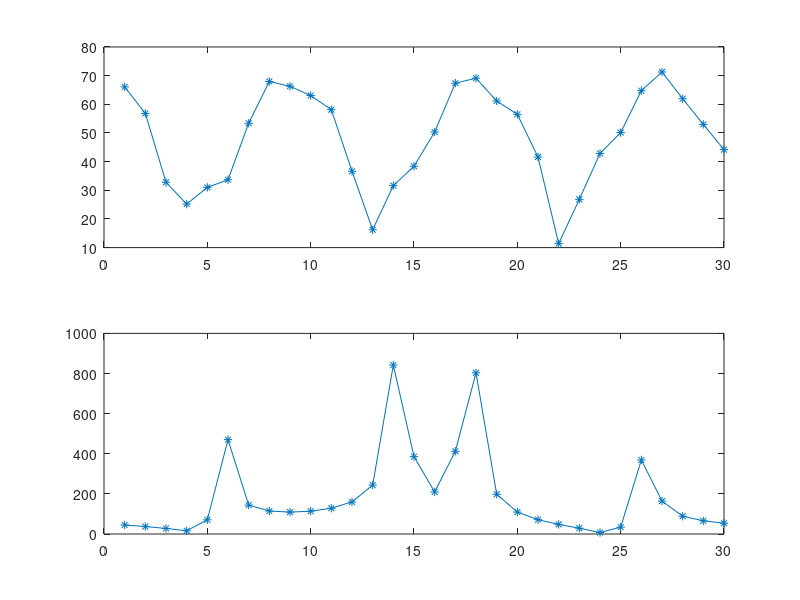
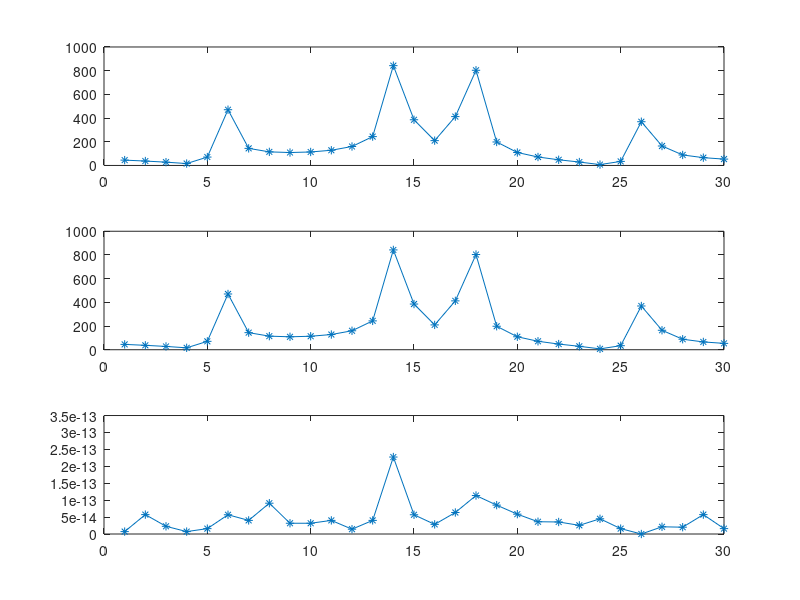
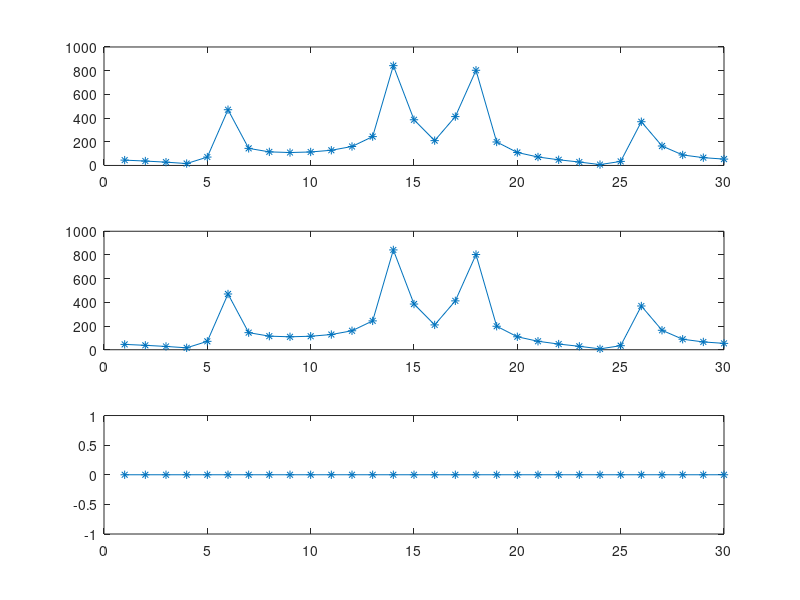
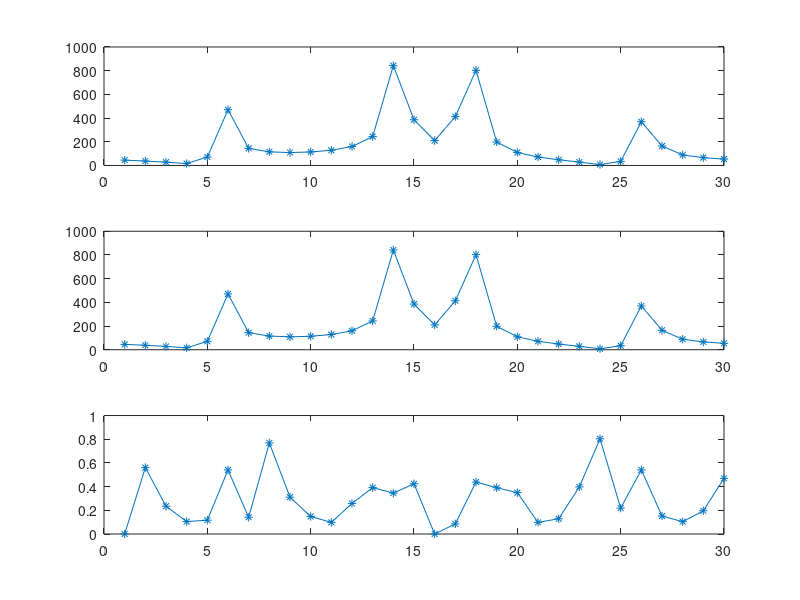

Source code (MATLAB) for these figures, in order: (Note: this script raises an error after producing the figures.)
N = 30;

dft2 = dftmtx(2);
dft15 = dftmtx(15);

t = complex(65*cos(2*pi*(1:N)/1.8),-30*sin(2*pi*(1:N)/6.3));

f_matlab = fft(t);

figure; 
subplot(2,1,1); plot(abs(t),'-*'); 
subplot(2,1,2); plot(abs(f_matlab),'-*');

%%
f1 = zeros(2,15);
f1(:,1) = dft2 * [t(0+1); t(15+1);];
f1(:,2) = dft2 * [t(16+1); t(1+1);];
f1(:,3) = dft2 * [t(2+1); t(17+1);];
f1(:,4) = dft2 * [t(18+1); t(3+1);];
f1(:,5) = dft2 * [t(4+1); t(19+1);];
f1(:,6) = dft2 * [t(20+1); t(5+1);];
f1(:,7) = dft2 * [t(6+1); t(21+1);];
f1(:,8) = dft2 * [t(22+1); t(7+1);];
f1(:,9) = dft2 * [t(8+1); t(23+1);];
f1(:,10) = dft2 * [t(24+1); t(9+1);];
f1(:,11) = dft2 * [t(10+1); t(25+1);];
f1(:,12) = dft2 * [t(26+1); t(11+1);];
f1(:,13) = dft2 * [t(12+1); t(27+1);];
f1(:,14) = dft2 * [t(28+1); t(13+1);];
f1(:,15) = dft2 * [t(14+1); t(29+1);];

f2 = zeros(2,15);
f2(1,:) = dft15 * f1(1,:).';
f2(2,:) = dft15 * f1(2,:).';

f3 = [ ...
    f2(1,1) f2(2,9) f2(1,2) f2(2,10) f2(1,3) f2(2,11) ...
    f2(1,4) f2(2,12) f2(1,5) f2(2,13) f2(1,6) f2(2,14) ...
    f2(1,7) f2(2,15) f2(1,8) f2(2,1) f2(1,9) f2(2,2) ...
    f2(1,10) f2(2,3) f2(1,11) f2(2,4) f2(1,12) f2(2,5) ...
    f2(1,13) f2(2,6) f2(1,14) f2(2,7) f2(1,15) f2(2,8) ];

figure; 
subplot(3,1,1); plot(abs(f3),'-*'); 
subplot(3,1,2); plot(abs(f_matlab),'-*');
subplot(3,1,3); plot(abs(f3-f_matlab),'-*');

%%
f12 = zeros(2, 15);
f12(1,:) = (dft15 * ([ ...
    t(0+1)+t(15+1); t(16+1)+t(1+1); t(2+1)+t(17+1); ...
    t(18+1)+t(3+1); t(4+1)+t(19+1); t(20+1)+t(5+1); ...
    t(6+1)+t(21+1); t(22+1)+t(7+1); t(8+1)+t(23+1); ...
    t(24+1)+t(9+1); t(10+1)+t(25+1); t(26+1)+t(11+1); ...
    t(12+1)+t(27+1); t(28+1)+t(13+1); t(14+1)+t(29+1); ...
    ]));
f12(2,:) = (dft15 * ([ ...
    t(0+1)-t(15+1); t(16+1)-t(1+1); t(2+1)-t(17+1); ...
    t(18+1)-t(3+1); t(4+1)-t(19+1); t(20+1)-t(5+1); ...
    t(6+1)-t(21+1); t(22+1)-t(7+1); t(8+1)-t(23+1); ...
    t(24+1)-t(9+1); t(10+1)-t(25+1); t(26+1)-t(11+1); ...
    t(12+1)-t(27+1); t(28+1)-t(13+1); t(14+1)-t(29+1); ...
    ]));
f13 = [ ...
    f12(1,1) f12(2,9) f12(1,2) f12(2,10) f12(1,3) f12(2,11) ...
    f12(1,4) f12(2,12) f12(1,5) f12(2,13) f12(1,6) f12(2,14) ...
    f12(1,7) f12(2,15) f12(1,8) f12(2,1) f12(1,9) f12(2,2) ...
    f12(1,10) f12(2,3) f12(1,11) f12(2,4) f12(1,12) f12(2,5) ...
    f12(1,13) f12(2,6) f12(1,14) f12(2,7) f12(1,15) f12(2,8) ];
figure; 
subplot(3,1,1); plot(abs(f3),'-*'); 
subplot(3,1,2); plot(abs(f13),'-*');
subplot(3,1,3); plot(abs(f3-f13),'-*');

%%

dft15_real = [ ...
256 256 256 256 256 256 256 256 256 256 256 256 256 256 256 ; ... 
256 234 171 79 -27 -128 -207 -250 -250 -207 -128 -27 79 171 234 ; ... 
256 171 -27 -207 -250 -128 79 234 234 79 -128 -250 -207 -27 171 ; ... 
256 79 -207 -207 79 256 79 -207 -207 79 256 79 -207 -207 79 ; ... 
256 -27 -250 79 234 -128 -207 171 171 -207 -128 234 79 -250 -27 ; ... 
256 -128 -128 256 -128 -128 256 -128 -128 256 -128 -128 256 -128 -128 ; ... 
256 -207 79 79 -207 256 -207 79 79 -207 256 -207 79 79 -207 ; ... 
256 -250 234 -207 171 -128 79 -27 -27 79 -128 171 -207 234 -250 ; ... 
256 -250 234 -207 171 -128 79 -27 -27 79 -128 171 -207 234 -250 ; ... 
256 -207 79 79 -207 256 -207 79 79 -207 256 -207 79 79 -207 ; ... 
256 -128 -128 256 -128 -128 256 -128 -128 256 -128 -128 256 -128 -128 ; ... 
256 -27 -250 79 234 -128 -207 171 171 -207 -128 234 79 -250 -27 ; ... 
256 79 -207 -207 79 256 79 -207 -207 79 256 79 -207 -207 79 ; ... 
256 171 -27 -207 -250 -128 79 234 234 79 -128 -250 -207 -27 171 ; ... 
256 234 171 79 -27 -128 -207 -250 -250 -207 -128 -27 79 171 234 ; ... 
];
dft15_imag = [ ...
0 0 0 0 0 0 0 0 0 0 0 0 0 0 0 ; ... 
0 -104 -190 -243 -255 -222 -150 -53 53 150 222 255 243 190 104 ; ... 
0 -190 -255 -150 53 222 243 104 -104 -243 -222 -53 150 255 190 ; ... 
0 -243 -150 150 243 0 -243 -150 150 243 0 -243 -150 150 243 ; ... 
0 -255 53 243 -104 -222 150 190 -190 -150 222 104 -243 -53 255 ; ... 
0 -222 222 0 -222 222 0 -222 222 0 -222 222 0 -222 222 ; ... 
0 -150 243 -243 150 0 -150 243 -243 150 0 -150 243 -243 150 ; ... 
0 -53 104 -150 190 -222 243 -255 255 -243 222 -190 150 -104 53 ; ... 
0 53 -104 150 -190 222 -243 255 -255 243 -222 190 -150 104 -53 ; ... 
0 150 -243 243 -150 0 150 -243 243 -150 0 150 -243 243 -150 ; ... 
0 222 -222 0 222 -222 0 222 -222 0 222 -222 0 222 -222 ; ... 
0 255 -53 -243 104 222 -150 -190 190 150 -222 -104 243 53 -255 ; ... 
0 243 150 -150 -243 0 243 150 -150 -243 0 243 150 -150 -243 ; ... 
0 190 255 150 -53 -222 -243 -104 104 243 222 53 -150 -255 -190 ; ... 
0 104 190 243 255 222 150 53 -53 -150 -222 -255 -243 -190 -104 ; ... 
];
dft15_int8 = complex(dft15_real, dft15_imag);
f22 = zeros(2, 15);
f22(1,:) = (double(dft15_int8) * ([ ...
    t(0+1)+t(15+1); t(16+1)+t(1+1); t(2+1)+t(17+1); ...
    t(18+1)+t(3+1); t(4+1)+t(19+1); t(20+1)+t(5+1); ...
    t(6+1)+t(21+1); t(22+1)+t(7+1); t(8+1)+t(23+1); ...
    t(24+1)+t(9+1); t(10+1)+t(25+1); t(26+1)+t(11+1); ...
    t(12+1)+t(27+1); t(28+1)+t(13+1); t(14+1)+t(29+1); ...
    ]))/256;
f22(2,:) = (double(dft15_int8) * ([ ...
    t(0+1)-t(15+1); t(16+1)-t(1+1); t(2+1)-t(17+1); ...
    t(18+1)-t(3+1); t(4+1)-t(19+1); t(20+1)-t(5+1); ...
    t(6+1)-t(21+1); t(22+1)-t(7+1); t(8+1)-t(23+1); ...
    t(24+1)-t(9+1); t(10+1)-t(25+1); t(26+1)-t(11+1); ...
    t(12+1)-t(27+1); t(28+1)-t(13+1); t(14+1)-t(29+1); ...
    ]))/256;
f23 = [ ...
    f22(1,1) f22(2,9) f22(1,2) f22(2,10) f22(1,3) f22(2,11) ...
    f22(1,4) f22(2,12) f22(1,5) f22(2,13) f22(1,6) f22(2,14) ...
    f22(1,7) f22(2,15) f22(1,8) f22(2,1) f22(1,9) f22(2,2) ...
    f22(1,10) f22(2,3) f22(1,11) f22(2,4) f22(1,12) f22(2,5) ...
    f22(1,13) f22(2,6) f22(1,14) f22(2,7) f22(1,15) f22(2,8)];
figure; 
subplot(3,1,1); plot(abs(f3),'-*'); 
subplot(3,1,2); plot(abs(f23),'-*');
subplot(3,1,3); plot(abs(f3-f23),'-*');

%%
f31 = ([ ...
    t(0+1)+t(15+1); t(16+1)+t(1+1); t(2+1)+t(17+1); ...
    t(18+1)+t(3+1); t(4+1)+t(19+1); t(20+1)+t(5+1); ...
    t(6+1)+t(21+1); t(22+1)+t(7+1); t(8+1)+t(23+1); ...
    t(24+1)+t(9+1); t(10+1)+t(25+1); t(26+1)+t(11+1); ...
    t(12+1)+t(27+1); t(28+1)+t(13+1); t(14+1)+t(29+1); ...
    ]);
f32 = ([ ...
    t(0+1)-t(15+1); t(16+1)-t(1+1); t(2+1)-t(17+1); ...
    t(18+1)-t(3+1); t(4+1)-t(19+1); t(20+1)-t(5+1); ...
    t(6+1)-t(21+1); t(22+1)-t(7+1); t(8+1)-t(23+1); ...
    t(24+1)-t(9+1); t(10+1)-t(25+1); t(26+1)-t(11+1); ...
    t(12+1)-t(27+1); t(28+1)-t(13+1); t(14+1)-t(29+1); ...
    ]);
f33 = zeros(1,30);
f33(1) = dft15_int8(1,:)/256 * f31;
f33(2) = dft15_int8(9,:)/256 * f32;
f33(3) = dft15_int8(2,:)/256 * f31;
f33(4) = dft15_int8(10,:)/256 * f32;
f33(5) = dft15_int8(3,:)/256 * f31;
f33(6) = dft15_int8(11,:)/256 * f32;
f33(7) = dft15_int8(4,:)/256 * f31;
f33(8) = dft15_int8(12,:)/256 * f32;
f33(9) = dft15_int8(5,:)/256 * f31;
f33(10) = dft15_int8(13,:)/256 * f32;
f33(11) = dft15_int8(6,:)/256 * f31;
f33(12) = dft15_int8(14,:)/256 * f32;
f33(13) = dft15_int8(7,:)/256 * f31;
f33(14) = dft15_int8(15,:)/256 * f32;
f33(15) = dft15_int8(8,:)/256 * f31;
f33(16) = dft15_int8(1,:)/256 * f32;
f33(17) = dft15_int8(9,:)/256 * f31;
f33(18) = dft15_int8(2,:)/256 * f32;
f33(19) = dft15_int8(10,:)/256 * f31;
f33(20) = dft15_int8(3,:)/256 * f32;
f33(21) = dft15_int8(11,:)/256 * f31;
f33(22) = dft15_int8(4,:)/256 * f32;
f33(23) = dft15_int8(12,:)/256 * f31;
f33(24) = dft15_int8(5,:)/256 * f32;
f33(25) = dft15_int8(13,:)/256 * f31;
f33(26) = dft15_int8(6,:)/256 * f32;
f33(27) = dft15_int8(14,:)/256 * f31;
f33(28) = dft15_int8(7,:)/256 * f32;
f33(29) = dft15_int8(15,:)/256 * f31;
f33(30) = dft15_int8(8,:)/256 * f32;

figure; 
subplot(3,1,1); plot(abs(f3),'-*'); 
subplot(3,1,2); plot(abs(f33),'-*');
subplot(3,1,3); plot(abs(f3-f33),'-*');
%%
dft15_reordered = int16(zeros(30,15));
dft15_reordered(1,:) = int16(dft15_int8(1,:));
dft15_reordered(2,:) = int16(dft15_int8(9,:));
dft15_reordered(3,:) = int16(dft15_int8(2,:));
dft15_reordered(4,:) = int16(dft15_int8(10,:));
dft15_reordered(5,:) = int16(dft15_int8(3,:));
dft15_reordered(6,:) = int16(dft15_int8(11,:));
dft15_reordered(7,:) = int16(dft15_int8(4,:));
dft15_reordered(8,:) = int16(dft15_int8(12,:));
dft15_reordered(9,:) = int16(dft15_int8(5,:));
dft15_reordered(10,:) = int16(dft15_int8(13,:));
dft15_reordered(11,:) = int16(dft15_int8(6,:));
dft15_reordered(12,:) = int16(dft15_int8(14,:));
dft15_reordered(13,:) = int16(dft15_int8(7,:));
dft15_reordered(14,:) = int16(dft15_int8(15,:));
dft15_reordered(15,:) = int16(dft15_int8(8,:));
dft15_reordered(16,:) = int16(dft15_int8(1,:));
dft15_reordered(17,:) = int16(dft15_int8(9,:));
dft15_reordered(18,:) = int16(dft15_int8(2,:));
dft15_reordered(19,:) = int16(dft15_int8(10,:));
dft15_reordered(20,:) = int16(dft15_int8(3,:));
dft15_reordered(21,:) = int16(dft15_int8(11,:));
dft15_reordered(22,:) = int16(dft15_int8(4,:));
dft15_reordered(23,:) = int16(dft15_int8(12,:));
dft15_reordered(24,:) = int16(dft15_int8(5,:));
dft15_reordered(25,:) = int16(dft15_int8(13,:));
dft15_reordered(26,:) = int16(dft15_int8(6,:));
dft15_reordered(27,:) = int16(dft15_int8(14,:));
dft15_reordered(28,:) = int16(dft15_int8(7,:));
dft15_reordered(29,:) = int16(dft15_int8(15,:));
dft15_reordered(30,:) = int16(dft15_int8(8,:));

dft15_index = ...
  [1 1 1 1 1 1 1 1 1 1 1 1 1 1 1;
   1 2 3 4 5 6 7 8 9 10 11 12 13 14 15;
   1 3 5 7 9 11 13 15 2 4 6 8 10 12 14;
   1 4 7 10 13 1 4 7 10 13 1 4 7 10 13;
   1 5 9 13 2 6 10 14 3 7 11 15 4 8 12;
   1 6 11 1 6 11 1 6 11 1 6 11 1 6 11;
   1 7 13 4 10 1 7 13 4 10 1 7 13 4 10;
   1 8 15 7 14 6 13 5 12 4 11 3 10 2 9;
   1 9 2 10 3 11 4 12 5 13 6 14 7 15 8;
   1 10 4 13 7 1 10 4 13 7 1 10 4 13 7;
   1 11 6 1 11 6 1 11 6 1 11 6 1 11 6;
   1 12 8 4 15 11 7 3 14 10 6 2 13 9 5;
   1 13 10 7 4 1 13 10 7 4 1 13 10 7 4;
   1 14 12 10 8 6 4 2 15 13 11 9 7 5 3;
   1 15 14 13 12 11 10 9 8 7 6 5 4 3 2;
   1 1 1 1 1 1 1 1 1 1 1 1 1 1 1;
   1 2 3 4 5 6 7 8 9 10 11 12 13 14 15;
   1 3 5 7 9 11 13 15 2 4 6 8 10 12 14;
   1 4 7 10 13 1 4 7 10 13 1 4 7 10 13;
   1 5 9 13 2 6 10 14 3 7 11 15 4 8 12;
   1 6 11 1 6 11 1 6 11 1 6 11 1 6 11;
   1 7 13 4 10 1 7 13 4 10 1 7 13 4 10;
   1 8 15 7 14 6 13 5 12 4 11 3 10 2 9;
   1 9 2 10 3 11 4 12 5 13 6 14 7 15 8;
   1 10 4 13 7 1 10 4 13 7 1 10 4 13 7;
   1 11 6 1 11 6 1 11 6 1 11 6 1 11 6;
   1 12 8 4 15 11 7 3 14 10 6 2 13 9 5;
   1 13 10 7 4 1 13 10 7 4 1 13 10 7 4;
   1 14 12 10 8 6 4 2 15 13 11 9 7 5 3;
   1 15 14 13 12 11 10 9 8 7 6 5 4 3 2];

dft15_index_lookup = ...
  [256 0;
   -250 53;
   234 -104;
   -207 150;
   171 -190;
   -128 222;
   79 -243;
   -27 255;
   -27 -255;
   79 243;
   -128 -222;
   171 190;
   -207 -150;
   234 104;
   -250 -53];

%%
f43 = zeros(2,15);
f43(:,1) = kernel(f31(1),0,1,1) ...
    + kernel(f31(2),0,1,1) ...
    + kernel(f31(3),0,1,1) ...
    + kernel(f31(4),0,1,1) ...
    + kernel(f31(5),0,1,1) ...
    + kernel(f31(6),0,1,1) ...
    + kernel(f31(7),0,1,1) ...
    + kernel(f31(8),0,1,1) ...
    + kernel(f31(9),0,1,1) ...
    + kernel(f31(10),0,1,1) ...
    + kernel(f31(11),0,1,1) ...
    + kernel(f31(12),0,1,1) ...
    + kernel(f31(13),0,1,1) ...
    + kernel(f31(14),0,1,1) ...
    + kernel(f31(15),0,1,1);
    
f43(:,2) = kernel(f32(1),0,1,1) ...
    + kernel(f32(2),f32(15),2,1) ...
	+ kernel(f32(3),f32(14),3,1) ...
	+ kernel(f32(4),f32(13),4,1) ...
	+ kernel(f32(5),f32(12),5,1) ...
	+ kernel(f32(6),f32(11),6,1) ...
	+ kernel(f32(7),f32(10),7,1) ...
	+ kernel(f32(8),f32(9),8,1)
f43(:,3) = kernel(f31(1),0,1,1) ...
    + kernel(f31(2),f31(15),3,1) ...
	+ kernel(f31(3),f31(14),5,1) ...
	+ kernel(f31(4),f31(13),7,1) ...
	+ kernel(f31(5),f31(12),8,-1) ...
	+ kernel(f31(6),f31(11),6,-1) ...
	+ kernel(f31(7),f31(10),4,-1) ...
	+ kernel(f31(8),f31(9),2,-1);
f43(:,4) = kernel(f32(1),0,1,1) ...
    + kernel(f32(6),0,1,1) ...
	+ kernel(f32(11),0,1,1) ...
	+ kernel(f32(2),f32(15),4,1) ...
	+ kernel(f32(5),f32(12),4,-1) ...
	+ kernel(f32(7),f32(10),4,1) ...
	+ kernel(f32(3),f32(14),7,1) ...
	+ kernel(f32(4),f32(13),7,-1) ...
	+ kernel(f32(8),f32(9),7,1);
f43(:,5) = kernel(f31(1),0,1,1) ...
    + kernel(f31(5),f31(12),2,1) ...
	+ kernel(f31(8),f31(9),3,-1) ...
	+ kernel(f31(4),f31(13),4,-1) ...
	+ kernel(f31(2),f31(15),5,1) ...
	+ kernel(f31(6),f31(11),6,1) ...
	+ kernel(f31(7),f31(10),7,-1) ...
	+ kernel(f31(3),f31(14),8,-1);
f43(:,6) = kernel(f32(1),0,1,1) ...
    + kernel(f32(4),0,1,1) ...
	+ kernel(f32(7),0,1,1) ...
    + kernel(f32(10),0,1,1) ...
	+ kernel(f32(13),0,1,1) ...
	+ kernel(f32(2),f32(15),6,1) ...
	+ kernel(f32(3),f32(14),6,-1) ...
	+ kernel(f32(5),f32(12),6,1) ...
	+ kernel(f32(6),f32(11),6,-1) ...
	+ kernel(f32(8),f32(9),6,1);
f43(:,7) = kernel(f31(1),0,1,1) ...
    + kernel(f31(6),0,1,1) ...
	+ kernel(f31(11),0,1,1) ...
	+ kernel(f31(3),f31(14),4,-1) ...
	+ kernel(f31(4),f31(13),4,1) ...
	+ kernel(f31(8),f31(9),4,-1) ...
	+ kernel(f31(2),f31(15),7,1) ...
	+ kernel(f31(5),f31(12),7,-1) ...
	+ kernel(f31(7),f31(10),7,1);
f43(:,8) = kernel(f32(1),0,1,1) ...
    + kernel(f32(3),f32(14),2,-1) ...
	+ kernel(f32(5),f32(12),3,-1) ...
    + kernel(f32(7),f32(10),4,-1) ...
	+ kernel(f32(8),f32(9),5,1) ...
	+ kernel(f32(6),f32(11),6,1) ...
	+ kernel(f32(4),f32(13),7,1) ...
	+ kernel(f32(2),f32(15),8,1);
f43(:,9) = kernel(f31(1),0,1,1) ...
    + kernel(f31(3),f31(14),2,1) ...
	+ kernel(f31(5),f31(12),3,1) ...
    + kernel(f31(7),f31(10),4,1) ...
	+ kernel(f31(8),f31(9),5,-1) ...
	+ kernel(f31(6),f31(11),6,-1) ...
	+ kernel(f31(4),f31(13),7,-1) ...
	+ kernel(f31(2),f31(15),8,-1);
f43(:,10) = kernel(f32(1),0,1,1) ...
    + kernel(f32(6),0,1,-1) ...
	+ kernel(f32(11),0,1,-1) ...
	+ kernel(f32(3),f32(14),4,1) ...
	+ kernel(f32(4),f32(13),4,-1) ...
	+ kernel(f32(8),f32(9),4,1) ...
	+ kernel(f32(2),f32(15),7,-1) ...
	+ kernel(f32(5),f32(12),7,1) ...
	+ kernel(f32(7),f32(10),7,-1);
%%
f51 = ([ ...
    t(0+1),t(15+1); t(16+1),t(1+1); t(2+1),t(17+1); ...
    t(18+1),t(3+1); t(4+1),t(19+1); t(20+1),t(5+1); ...
    t(6+1),t(21+1); t(22+1),t(7+1); t(8+1),t(23+1); ...
    t(24+1),t(9+1); t(10+1),t(25+1); t(26+1),t(11+1); ...
    t(12+1),t(27+1); t(28+1),t(13+1); t(14+1),t(29+1); ...
    ]);

f53 = zeros(4,8);

f53(:,1) = kernel4([f51(1,:),0,0],1,1) ...
    + kernel4([f51(2,:),0,0],1,1) ...
    + kernel4([f51(3,:),0,0],1,1) ...
    + kernel4([f51(4,:),0,0],1,1) ...
    + kernel4([f51(5,:),0,0],1,1) ...
    + kernel4([f51(6,:),0,0],1,1) ...
    + kernel4([f51(7,:),0,0],1,1) ...
    + kernel4([f51(8,:),0,0],1,1) ...
    + kernel4([f51(9,:),0,0],1,1) ...
    + kernel4([f51(10,:),0,0],1,1) ...
    + kernel4([f51(11,:),0,0],1,1) ...
    + kernel4([f51(12,:),0,0],1,1) ...
    + kernel4([f51(13,:),0,0],1,1) ...
    + kernel4([f51(14,:),0,0],1,1) ...
    + kernel4([f51(15,:),0,0],1,1);
%
f53(:,2) = kernel4([f51(1,:),0,0],1,1) ...
    + kernel4([f51(2,:),f51(15,:)],2,1) ...
	+ kernel4([f51(3,:),f51(14,:)],3,1) ...
	+ kernel4([f51(4,:),f51(13,:)],4,1) ...
	+ kernel4([f51(5,:),f51(12,:)],5,1) ...
	+ kernel4([f51(6,:),f51(11,:)],6,1) ...
	+ kernel4([f51(7,:),f51(10,:)],7,1) ...
	+ kernel4([f51(8,:),f51(9,:)],8,1);
%
f53(:,3) = kernel4([f51(1,:),0,0],1,1) ...
	+ kernel4([f51(8,:),f51(9,:)],2,-1) ...
    + kernel4([f51(2,:),f51(15,:)],3,1) ...
	+ kernel4([f51(7,:),f51(10,:)],4,-1) ...
	+ kernel4([f51(3,:),f51(14,:)],5,1) ...
	+ kernel4([f51(6,:),f51(11,:)],6,-1) ...
	+ kernel4([f51(4,:),f51(13,:)],7,1) ...
	+ kernel4([f51(5,:),f51(12,:)],8,-1);
%
f53(:,4) = kernel4([f51(1,:),0,0],1,1) ...
    + kernel4([f51(6,:),0,0],1,1) ...
	+ kernel4([f51(11,:),0,0],1,1) ...
	+ kernel4([f51(2,:),f51(15,:)],4,1) ...
	+ kernel4([f51(5,:),f51(12,:)],4,-1) ...
	+ kernel4([f51(7,:),f51(10,:)],4,1) ...
	+ kernel4([f51(3,:),f51(14,:)],7,1) ...
	+ kernel4([f51(4,:),f51(13,:)],7,-1) ...
	+ kernel4([f51(8,:),f51(9,:)],7,1);
%
f53(:,5) = kernel4([f51(1,:),0,0],1,1) ...
    + kernel4([f51(5,:),f51(12,:)],2,1) ...
	+ kernel4([f51(8,:),f51(9,:)],3,-1) ...
	+ kernel4([f51(4,:),f51(13,:)],4,-1) ...
	+ kernel4([f51(2,:),f51(15,:)],5,1) ...
	+ kernel4([f51(6,:),f51(11,:)],6,1) ...
	+ kernel4([f51(7,:),f51(10,:)],7,-1) ...
	+ kernel4([f51(3,:),f51(14,:)],8,-1);
%
f53(:,6) = kernel4([f51(1,:),0,0],1,1) ...
    + kernel4([f51(4,:),0,0],1,1) ...
	+ kernel4([f51(7,:),0,0],1,1) ...
    + kernel4([f51(10,:),0,0],1,1) ...
	+ kernel4([f51(13,:),0,0],1,1) ...
	+ kernel4([f51(2,:),f51(15,:)],6,1) ...
	+ kernel4([f51(3,:),f51(14,:)],6,-1) ...
	+ kernel4([f51(5,:),f51(12,:)],6,1) ...
	+ kernel4([f51(6,:),f51(11,:)],6,-1) ...
	+ kernel4([f51(8,:),f51(9,:)],6,1);
%7,10,22,25
f53(:,7) = kernel4([f51(1,:),0,0],1,1) ...
    + kernel4([f51(6,:),0,0],1,1) ...
	+ kernel4([f51(11,:),0,0],1,1) ...
	+ kernel4([f51(3,:),f51(14,:)],4,-1) ...
	+ kernel4([f51(4,:),f51(13,:)],4,1) ...
	+ kernel4([f51(8,:),f51(9,:)],4,-1) ...
	+ kernel4([f51(2,:),f51(15,:)],7,1) ...
	+ kernel4([f51(5,:),f51(12,:)],7,-1) ...
	+ kernel4([f51(7,:),f51(10,:)],7,1);
%8,9,23,24
f53(:,8) = kernel4([f51(1,:),0,0],1,1) ...
    + kernel4([f51(3,:),f51(14,:)],2,-1) ...
	+ kernel4([f51(5,:),f51(12,:)],3,-1) ...
    + kernel4([f51(7,:),f51(10,:)],4,-1) ...
	+ kernel4([f51(8,:),f51(9,:)],5,1) ...
	+ kernel4([f51(6,:),f51(11,:)],6,1) ...
	+ kernel4([f51(4,:),f51(13,:)],7,1) ...
	+ kernel4([f51(2,:),f51(15,:)],8,1)

f54 = zeros(1,30);
f54(1) = f53(1,1);
f54(2) = f53(3,2);
f54(3) = f53(1,3);
f54(4) = f53(3,4);
f54(5) = f53(1,5);
f54(6) = f53(3,6);
f54(7) = f53(1,7);
f54(8) = f53(3,8);
f54(9) = f53(2,8);
f54(10) = f53(4,7);
f54(11) = f53(2,6);
f54(12) = f53(4,5);
f54(13) = f53(2,4);
f54(14) = f53(4,3);
f54(15) = f53(2,2);
f54(16) = f53(3,1);
f54(17) = f53(1,2);
f54(18) = f53(3,3);
f54(19) = f53(1,4);
f54(20) = f53(3,5);
f54(21) = f53(1,6);
f54(22) = f53(3,7);
f54(23) = f53(1,8);
f54(24) = f53(4,8);
f54(25) = f53(2,7);
f54(26) = f53(4,6);
f54(27) = f53(2,5);
f54(28) = f53(4,4);
f54(29) = f53(2,3);
f54(30) = f53(4,2);

f54/256